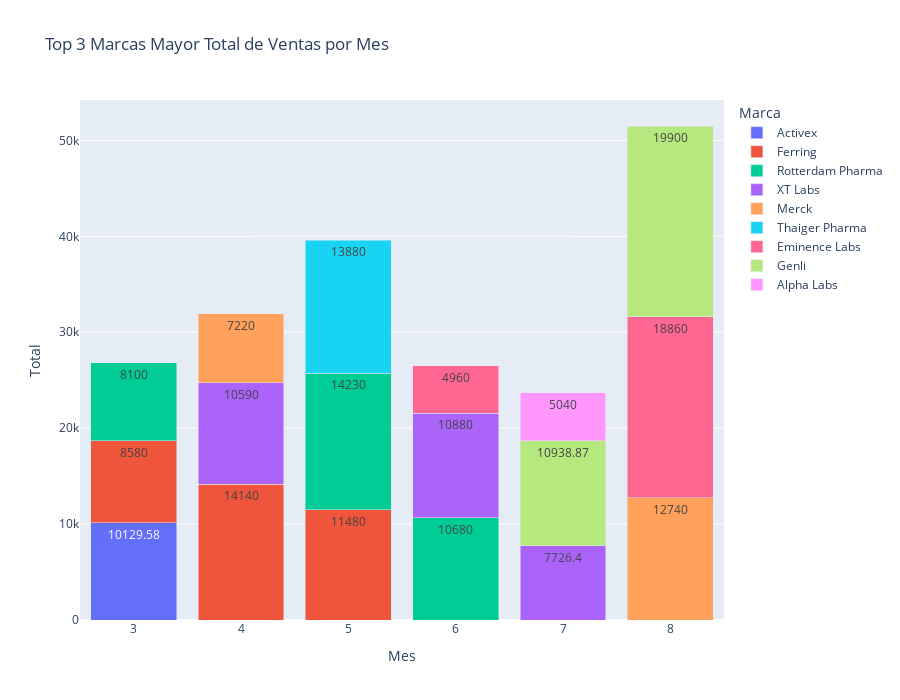

Source (notebook cell):
### Code cell
fig = px.bar(dfTop3MarcasVentas, x='Mes', y='Total', color='Marca',
             title="Top 3 Marcas Mayor Total de Ventas por Mes",text='Total', height=700)
fig.update_layout(barmode='stack')
fig.show()

### Figure 1 — Plotly figure (JSON) as saved in the notebook; plotly's stock layout.template omitted (floating-point values rounded to 4 significant figures)
{"data": [{"hovertemplate": "Marca=Activex<br>Mes=%{x}<br>Total=%{text}<extra></extra>", "legendgroup": "Activex", "marker": {"color": "#636efa", "pattern": {"shape": ""}}, "name": "Activex", "orientation": "v", "showlegend": true, "text": [10130.0], "textposition": "auto", "type": "bar", "x": [3], "xaxis": "x", "y": [10130.0], "yaxis": "y"}, {"hovertemplate": "Marca=Ferring<br>Mes=%{x}<br>Total=%{text}<extra></extra>", "legendgroup": "Ferring", "marker": {"color": "#EF553B", "pattern": {"shape": ""}}, "name": "Ferring", "orientation": "v", "showlegend": true, "text": [8580.0, 14140.0, 11480.0], "textposition": "auto", "type": "bar", "x": [3, 4, 5], "xaxis": "x", "y": [8580.0, 14140.0, 11480.0], "yaxis": "y"}, {"hovertemplate": "Marca=Rotterdam Pharma<br>Mes=%{x}<br>Total=%{text}<extra></extra>", "legendgroup": "Rotterdam Pharma", "marker": {"color": "#00cc96", "pattern": {"shape": ""}}, "name": "Rotterdam Pharma", "orientation": "v", "showlegend": true, "text": [8100.0, 14230.0, 10680.0], "textposition": "auto", "type": "bar", "x": [3, 5, 6], "xaxis": "x", "y": [8100.0, 14230.0, 10680.0], "yaxis": "y"}, {"hovertemplate": "Marca=XT Labs<br>Mes=%{x}<br>Total=%{text}<extra></extra>", "legendgroup": "XT Labs", "marker": {"color": "#ab63fa", "pattern": {"shape": ""}}, "name": "XT Labs", "orientation": "v", "showlegend": true, "text": [10590.0, 10880.0, 7726.0], "textposition": "auto", "type": "bar", "x": [4, 6, 7], "xaxis": "x", "y": [10590.0, 10880.0, 7726.0], "yaxis": "y"}, {"hovertemplate": "Marca=Merck<br>Mes=%{x}<br>Total=%{text}<extra></extra>", "legendgroup": "Merck", "marker": {"color": "#FFA15A", "pattern": {"shape": ""}}, "name": "Merck", "orientation": "v", "showlegend": true, "text": [7220.0, 12740.0], "textposition": "auto", "type": "bar", "x": [4, 8], "xaxis": "x", "y": [7220.0, 12740.0], "yaxis": "y"}, {"hovertemplate": "Marca=Thaiger Pharma<br>Mes=%{x}<br>Total=%{text}<extra></extra>", "legendgroup": "Thaiger Pharma", "marker": {"color": "#19d3f3", "pattern": {"shape": ""}}, "name": "Thaiger Pharma", "orientation": "v", "showlegend": true, "text": [13880.0], "textposition": "auto", "type": "bar", "x": [5], "xaxis": "x", "y": [13880.0], "yaxis": "y"}, {"hovertemplate": "Marca=Eminence Labs<br>Mes=%{x}<br>Total=%{text}<extra></extra>", "legendgroup": "Eminence Labs", "marker": {"color": "#FF6692", "pattern": {"shape": ""}}, "name": "Eminence Labs", "orientation": "v", "showlegend": true, "text": [4960.0, 18860.0], "textposition": "auto", "type": "bar", "x": [6, 8], "xaxis": "x", "y": [4960.0, 18860.0], "yaxis": "y"}, {"hovertemplate": "Marca=Genli<br>Mes=%{x}<br>Total=%{text}<extra></extra>", "legendgroup": "Genli", "marker": {"color": "#B6E880", "pattern": {"shape": ""}}, "name": "Genli", "orientation": "v", "showlegend": true, "text": [10940.0, 19900.0], "textposition": "auto", "type": "bar", "x": [7, 8], "xaxis": "x", "y": [10940.0, 19900.0], "yaxis": "y"}, {"hovertemplate": "Marca=Alpha Labs<br>Mes=%{x}<br>Total=%{text}<extra></extra>", "legendgroup": "Alpha Labs", "marker": {"color": "#FF97FF", "pattern": {"shape": ""}}, "name": "Alpha Labs", "orientation": "v", "showlegend": true, "text": [5040.0], "textposition": "auto", "type": "bar", "x": [7], "xaxis": "x", "y": [5040.0], "yaxis": "y"}], "layout": {"barmode": "stack", "height": 700, "legend": {"title": {"text": "Marca"}, "tracegroupgap": 0}, "title": {"text": "Top 3 Marcas Mayor Total de Ventas por Mes"}, "xaxis": {"anchor": "y", "domain": [0, 1], "title": {"text": "Mes"}}, "yaxis": {"anchor": "x", "domain": [0, 1], "title": {"text": "Total"}}}}
